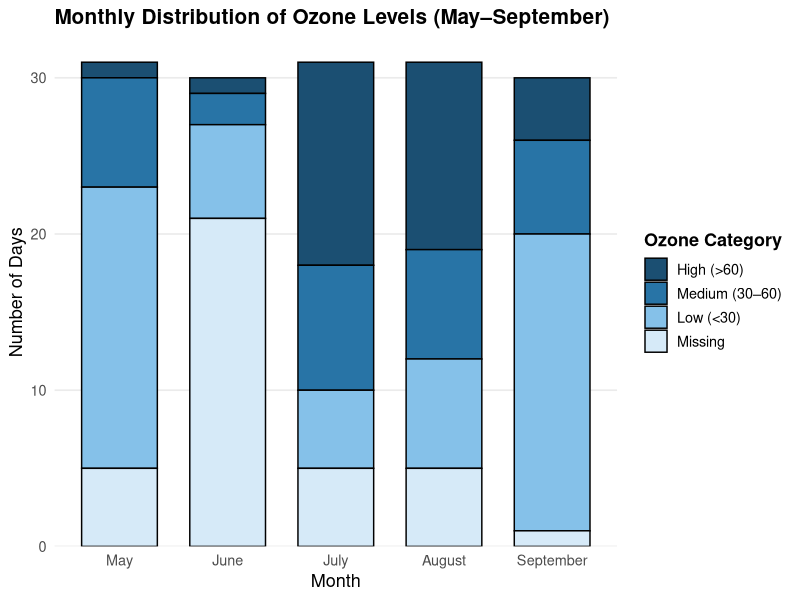
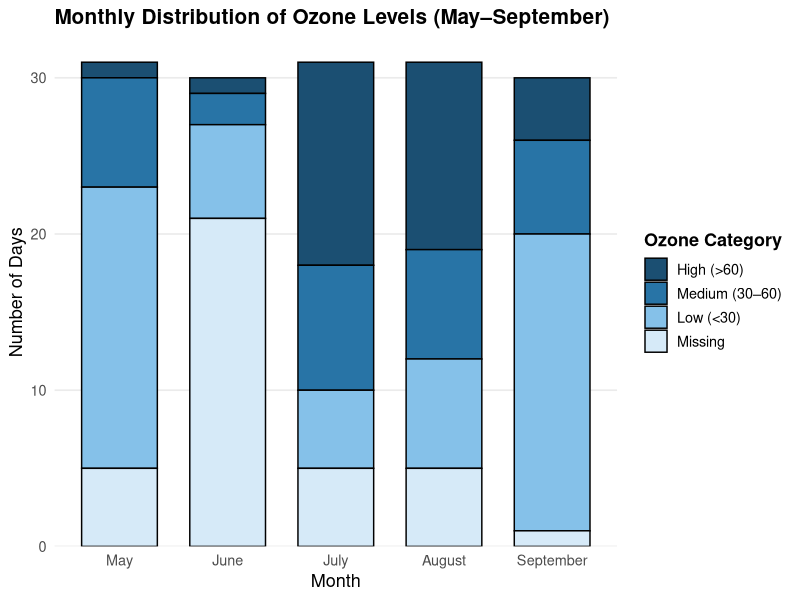
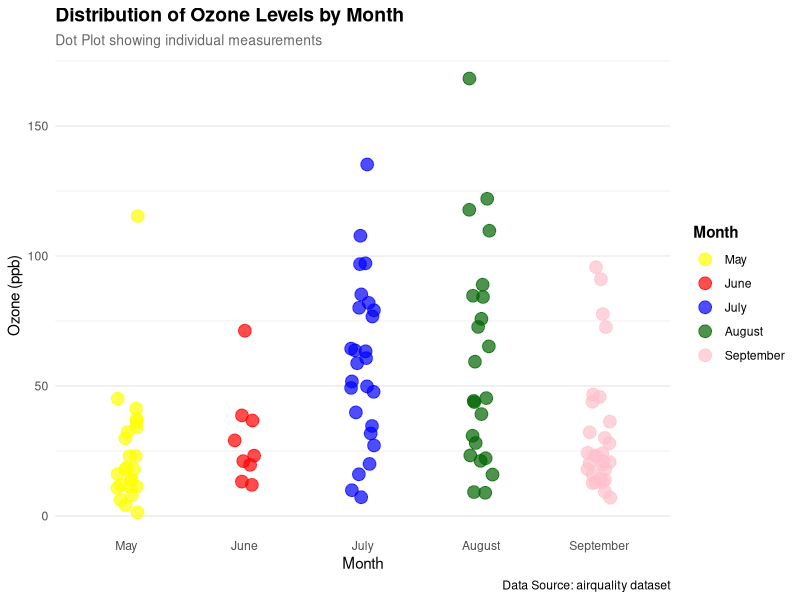
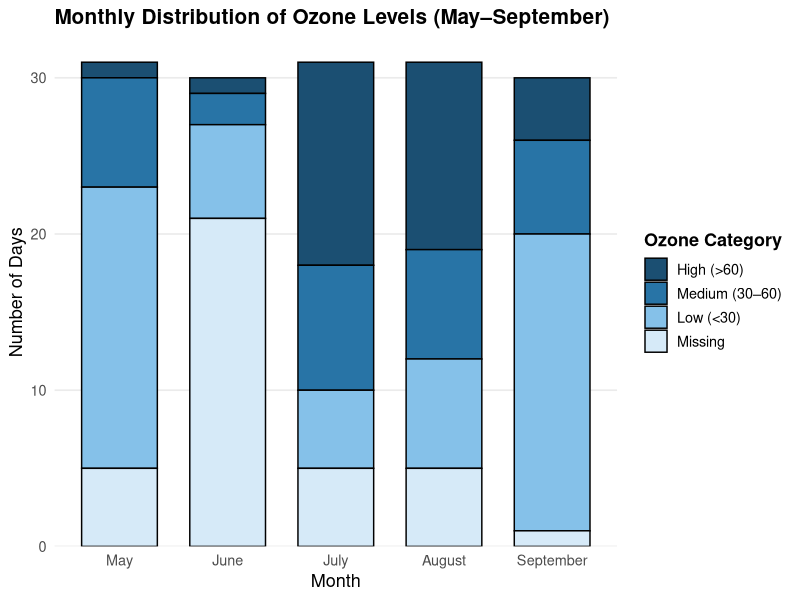
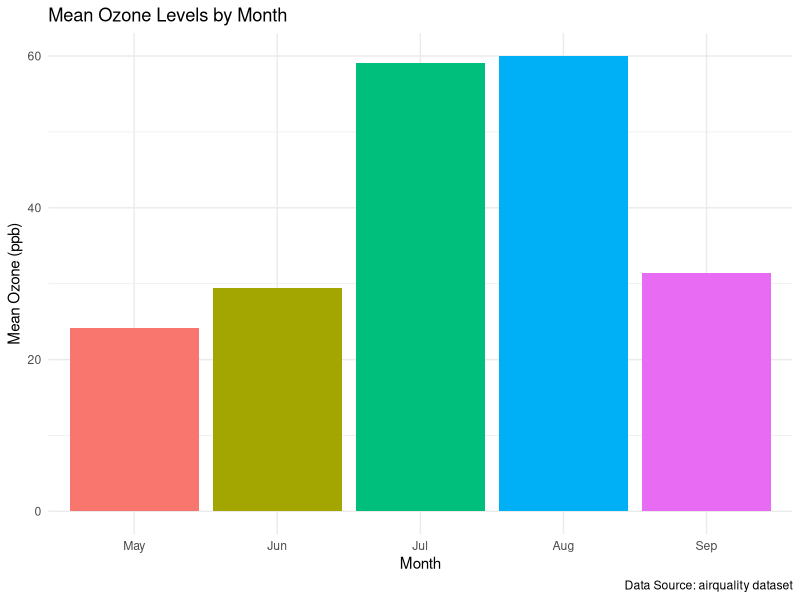
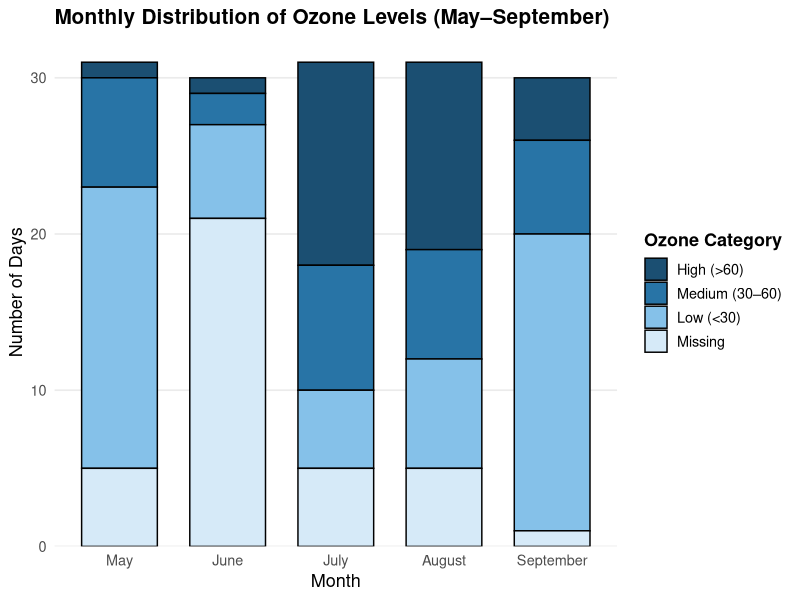
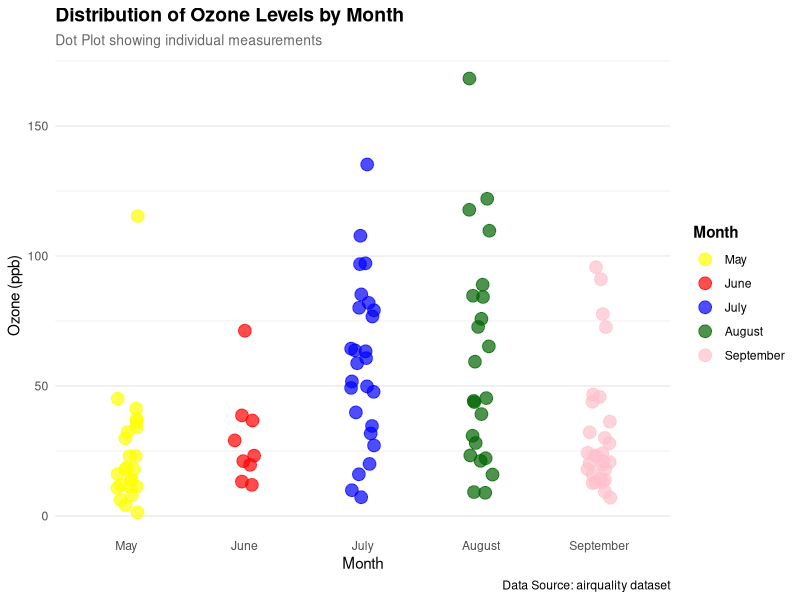

Recreate these plots in R, in order.
# ====================================================================
# lab10_Data_Dynamo-s.R
# Collaborative R Visualization Project
# Dataset: airquality 
# Team Members:
# Esha Kambli 2301 - Pie Chart
# Deversh Shetgaonkar 2302 - Box Plot
# Sahil Gaonkar 2305 - Stacked Bar Chart
# Prabhanjan Halvegar 2306 - Line Chart
# Atharv Gawas 2313 - Dot Chart
# Aarchi Teli 2318 - Histogram
# Sarvadhnya Patil 2321 - Bar Chart
# Harsh Palyekar 2329 - Scatter Chart
# ====================================================================

# ====================================================================
# SECTION 0: SHARED SETUP (DO NOT MODIFY)
# ====================================================================
# Load dataset
data(airquality)

# Shared data preparation
air_data <- na.omit(airquality)
air_data$Month <- factor(air_data$Month,
                         levels = c(5, 6, 7, 8, 9),
                         labels = c("May", "June", "July", "August", "September"))

# Shared color palette
month_colors <- c("steelblue", "seagreen3", "darkorange", "firebrick3", "purple")

# ====================================================================
# SECTION 1: PIE CHART - Esha Kambli (2301)
# ====================================================================
plot_pie_chart <- function() {
  
  
  cat("Pie Chart section - Esha Kambli\n")
}

# ====================================================================
# SECTION 2: BAR CHART - Sarvadhnya Patil (2321)
# ====================================================================
plot_bar_chart <- function() {

# BAR PLOT — by Sarvadhnya (2321)
# Plot: Mean Ozone by Month (airquality dataset)

library(ggplot2)
library(dplyr)

# Load and clean data
data("airquality")
aq <- na.omit(airquality)

ozone_by_month <- aq %>%
  group_by(Month) %>%
  summarise(mean_ozone = mean(Ozone))

ozone_by_month$Month <- factor(ozone_by_month$Month,
                               labels = c("May", "Jun", "Jul", "Aug", "Sep"))

# Create the bar plot
bar_plot <- ggplot(ozone_by_month, aes(x = Month, y = mean_ozone, fill = Month)) +
  geom_bar(stat = "identity") +
  labs(title = "Mean Ozone Levels by Month",
       x = "Month",
       y = "Mean Ozone (ppb)",
       caption = "Data Source: airquality dataset") +
  theme_minimal() +
  theme(legend.position = "none")

# Save plot
if (!dir.exists("images")) dir.create("images")
ggsave("images/barplot_ozone_by_month.png", bar_plot, width = 7, height = 5, dpi = 300)

print("Bar plot created and saved to images/barplot_ozone_by_month.png")
  
  cat("Bar Chart section - Sarvadhnya Patil\n")
}


# ====================================================================
# SECTION 3: LINE CHART - Prabhanjan Halvegar (2306)
# ====================================================================
plot_line_chart <- function() {
  
  
  cat("Line Chart section - Prabhanjan Halvegar\n")
}

# ====================================================================
# SECTION 4: STACKED BAR CHART - Sahil Gaonkar (2305)
# ====================================================================

plot_stacked_bar <- function() {
  # Install & load required packages
  if (!require("ggplot2", quietly = TRUE)) install.packages("ggplot2"); library(ggplot2)
  if (!require("dplyr", quietly = TRUE)) install.packages("dplyr"); library(dplyr)

  # Load dataset
  data("airquality")
  df <- airquality

  # Keep only May–September
  df <- df %>% filter(Month >= 5 & Month <= 9)

  # Convert Month to factor for proper order
  df$Month <- factor(df$Month, levels = 5:9,
                     labels = c("May", "June", "July", "August", "September"))

  # Categorize Ozone levels as factor
  # Reverse the factor order for top-to-bottom stacking
  df <- df %>% mutate(
    Ozone_Level = case_when(
      is.na(Ozone) ~ "Missing",
      Ozone < 30   ~ "Low (<30)",
      Ozone <= 60  ~ "Medium (30–60)",
      TRUE         ~ "High (>60)"
    ),
    Ozone_Level = factor(Ozone_Level,
                         levels = c("High (>60)", "Medium (30–60)", "Low (<30)", "Missing"))
  )

  # Count days per month & ozone category
  stacked_data <- df %>%
    group_by(Month, Ozone_Level) %>%
    summarise(Days = n(), .groups = "drop")

  # Blue gradient colors (light → dark)
  ozone_colors <- c(
    "Missing" = "#D6EAF8",
    "Low (<30)" = "#85C1E9",
    "Medium (30–60)" = "#2874A6",
    "High (>60)" = "#1B4F72"
  )

    # Create stacked bar chart
  stacked_plot <- ggplot(stacked_data, aes(x = Month, y = Days, fill = Ozone_Level)) +
    geom_col(color = "black", width = 0.7) +
    scale_fill_manual(values = ozone_colors) +
    labs(title = "Monthly Distribution of Ozone Levels (May–September)",
         x = "Month", y = "Number of Days", fill = "Ozone Category") +
    theme_minimal(base_size = 13) +
    theme(plot.title = element_text(face = "bold", size = 15),
          legend.title = element_text(face = "bold"),
          panel.grid.minor = element_blank(),
          panel.grid.major.x = element_blank()) +
    scale_y_continuous(expand = expansion(mult = c(0, 0.05))) # optional: clean top spacing

  # Display plot
  print(stacked_plot)

  # Save plot as PNG
  if(!dir.exists("images")) dir.create("images")
  ggsave("images/stacked_bar_ozone_may_sep.png", stacked_plot,
         width = 8, height = 5, dpi = 300)

  cat("Stacked Bar Chart - Sahil Gaonkar - Complete\n")
  invisible(stacked_plot)



}
# Run the function
plot_stacked_bar()

# ====================================================================
# SECTION 5: HISTOGRAM - Aarchi Teli (2318)
# ====================================================================
plot_histogram <- function() {
  
  
  cat("Histogram section - Aarchi Teli\n")
}

# ====================================================================
# SECTION 6: DOT CHART - Atharv Gawas (2313)
# ====================================================================
plot_dot_chart <- function() {
  # Load required libraries (only if not already loaded)
  if (!require("ggplot2", quietly = TRUE)) {
    stop("ggplot2 package required. Please install it with: install.packages('ggplot2')")
  }
  if (!require("dplyr", quietly = TRUE)) {
    stop("dplyr package required. Please install it with: install.packages('dplyr')")
  }
  
  # Prepare data: Get all ozone readings by month
  ozone_data <- air_data %>%
    select(Month, Ozone) %>%
    mutate(Month = factor(Month, levels = c("May", "June", "July", "August", "September")))
  
  # Create the dot plot with multiple points per month
  dot_plot <- ggplot(ozone_data, aes(x = Month, y = Ozone, color = Month)) +
    geom_point(size = 4, alpha = 0.7, position = position_jitter(width = 0.1, seed = 42)) +
    labs(title = "Distribution of Ozone Levels by Month",
         subtitle = "Dot Plot showing individual measurements",
         x = "Month",
         y = "Ozone (ppb)",
         color = "Month",
         caption = "Data Source: airquality dataset") +
    scale_color_manual(values = c("May" = "yellow", 
                                  "June" = "red", 
                                  "July" = "blue", 
                                  "August" = "darkgreen", 
                                  "September" = "pink")) +
    theme_minimal() +
    theme(plot.title = element_text(face = "bold", size = 14),
          plot.subtitle = element_text(size = 10, color = "gray40"),
          legend.position = "right",
          legend.title = element_text(face = "bold"),
          panel.grid.major.x = element_blank())
  
  # Display the plot
  print(dot_plot)
  
  # Save plot (optional - only saves when function is called individually)
  if (!dir.exists("images")) dir.create("images")
  ggsave("images/dotplot_ozone_by_month.png", dot_plot, width = 8, height = 5, dpi = 300)
  
  cat("Dot Chart section - Atharv Gawas (2313) - Complete\n")
  
  # Return the plot object invisibly for potential further use
  invisible(dot_plot)
}

# ====================================================================
# SECTION 7: SCATTER CHART - Harsh Palyekar (2329)
# ====================================================================
plot_scatter_chart <- function() {

  
  cat("Scatter Chart section - Harsh Palyekar\n")
}

# ====================================================================
# SECTION 8: BOX PLOT - Deversh Shetgaonkar (2302)
# ====================================================================
plot_box_plot <- function() {

  
  cat("Box Plot section - Deversh Shetgaonkar\n")
}

# ====================================================================
# MAIN EXECUTION: Run all plots
# ====================================================================
# Set up multi-panel layout for viewing all plots
par(mfrow = c(3, 3), mar = c(4, 4, 3, 2))

# Execute each plot function
plot_pie_chart()
plot_bar_chart()
plot_line_chart()
plot_stacked_bar()
plot_histogram()
plot_dot_chart()
plot_scatter_chart()
plot_box_plot()

# Reset layout
par(mfrow = c(1, 1))
